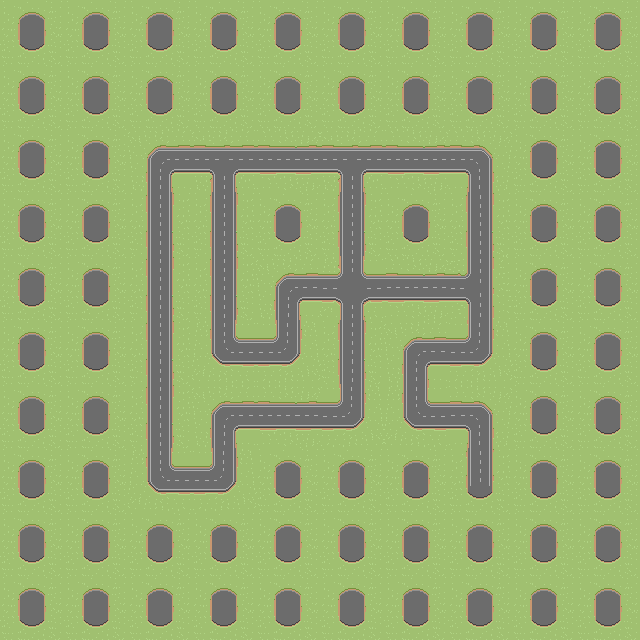

Rendered tile map (Tiled .tmx) drawn with the repository's tilesets; below, a short description and the full map source, tile grids included:
An orthogonal 10x10 tile map with 64x64 px tiles, 1 tile layer (Tile Layer 1).

<map version="1.10" tiledversion="1.10.2" orientation="orthogonal" renderorder="right-down" width="10" height="10" tilewidth="64" tileheight="64" infinite="0" nextlayerid="2" nextobjectid="1">
  <tileset firstgid="1" source="road_tileset.tsx" />
  <layer id="1" name="Tile Layer 1" width="10" height="10">
    <data encoding="csv">
18,18,18,18,18,18,18,18,18,18,
18,18,18,18,18,18,18,18,18,18,
18,18,9,14,3,14,3,10,18,18,
18,18,4,4,18,4,18,4,18,18,
18,18,4,4,9,17,3,15,18,18,
18,18,4,12,11,4,9,11,18,18,
18,18,4,9,3,11,12,10,18,18,
18,18,12,11,18,18,18,5,18,18,
18,18,18,18,18,18,18,18,18,18,
18,18,18,18,18,18,18,18,18,18
    </data>
  </layer>
</map>
